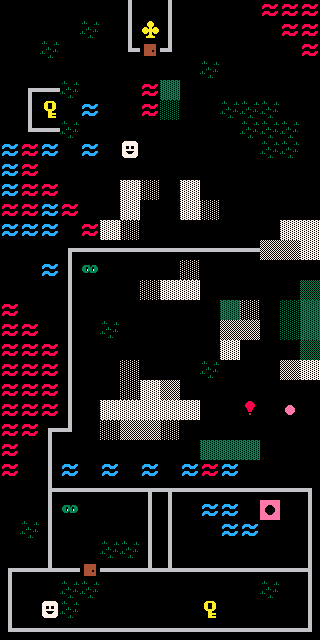

Below is a game level as drawn by its tile map, then a one-line description and the .tmx file that defines it, in full:
An orthogonal 16x32 tile map with 20x20 px tiles, 1 tile layer (Warstwa Kafelków 1).

<map version="1.0" tiledversion="1.0.2" orientation="orthogonal" renderorder="right-down" width="16" height="32" tilewidth="20" tileheight="20" nextobjectid="1">
 <tileset firstgid="1" source="../Tilesets/TILEMAP1.tsx" />
 <layer name="Warstwa Kafelków 1" width="16" height="32">
  <data encoding="csv">
30,30,30,30,30,30,25,30,25,30,30,30,30,9,9,9,
30,30,30,30,18,30,25,4,25,30,30,30,30,30,9,9,
30,30,18,30,30,30,19,7,27,30,30,30,30,30,30,9,
30,30,30,30,30,30,30,30,30,30,18,30,30,30,30,30,
30,28,23,18,30,30,30,9,15,30,30,30,30,30,30,30,
30,25,6,30,10,30,30,9,13,30,30,18,18,18,30,30,
30,19,23,18,30,30,30,30,30,30,30,30,18,18,18,30,
10,9,10,30,10,30,5,30,30,30,30,30,30,18,18,30,
10,9,30,30,30,30,30,30,30,30,30,30,30,30,30,30,
10,9,9,30,30,30,3,1,30,3,30,30,30,30,30,30,
9,9,10,9,30,30,3,30,30,3,1,30,30,30,30,30,
10,10,10,30,9,3,1,30,30,30,30,30,30,30,3,3,
30,30,30,28,23,23,23,23,23,23,23,23,23,2,2,3,
30,30,10,25,17,30,30,30,30,1,30,30,30,30,30,30,
30,30,30,25,30,30,30,1,3,3,30,30,30,30,30,14,
9,30,30,25,30,30,30,30,30,30,30,15,1,30,13,15,
9,9,30,25,30,18,30,30,30,30,30,2,2,30,13,15,
9,9,9,25,30,30,30,30,30,30,30,3,30,30,30,14,
9,9,9,25,30,30,1,30,30,30,18,30,30,30,2,3,
9,9,9,25,30,30,1,3,2,30,30,30,30,30,30,30,
9,9,9,25,30,3,3,3,3,3,30,30,16,30,11,30,
9,9,28,27,30,1,2,2,1,30,30,30,30,30,30,30,
9,30,25,30,30,30,30,30,30,30,15,15,15,30,30,30,
9,30,25,10,30,10,30,10,30,10,9,10,30,30,30,30,
30,30,22,23,23,23,23,21,21,23,23,23,23,23,23,29,
30,30,25,17,30,30,30,25,25,30,10,10,30,12,30,25,
30,18,25,30,30,30,30,25,25,30,30,10,10,30,30,25,
30,30,25,30,30,18,18,25,25,30,30,30,30,30,30,25,
28,23,20,23,7,23,23,20,20,23,23,23,23,23,23,26,
25,30,30,18,18,30,30,30,30,30,30,30,30,18,30,25,
25,30,5,18,30,30,30,30,30,30,6,30,30,30,30,25,
19,23,23,23,23,23,23,23,23,23,23,23,23,23,23,27
</data>
 </layer>
</map>
